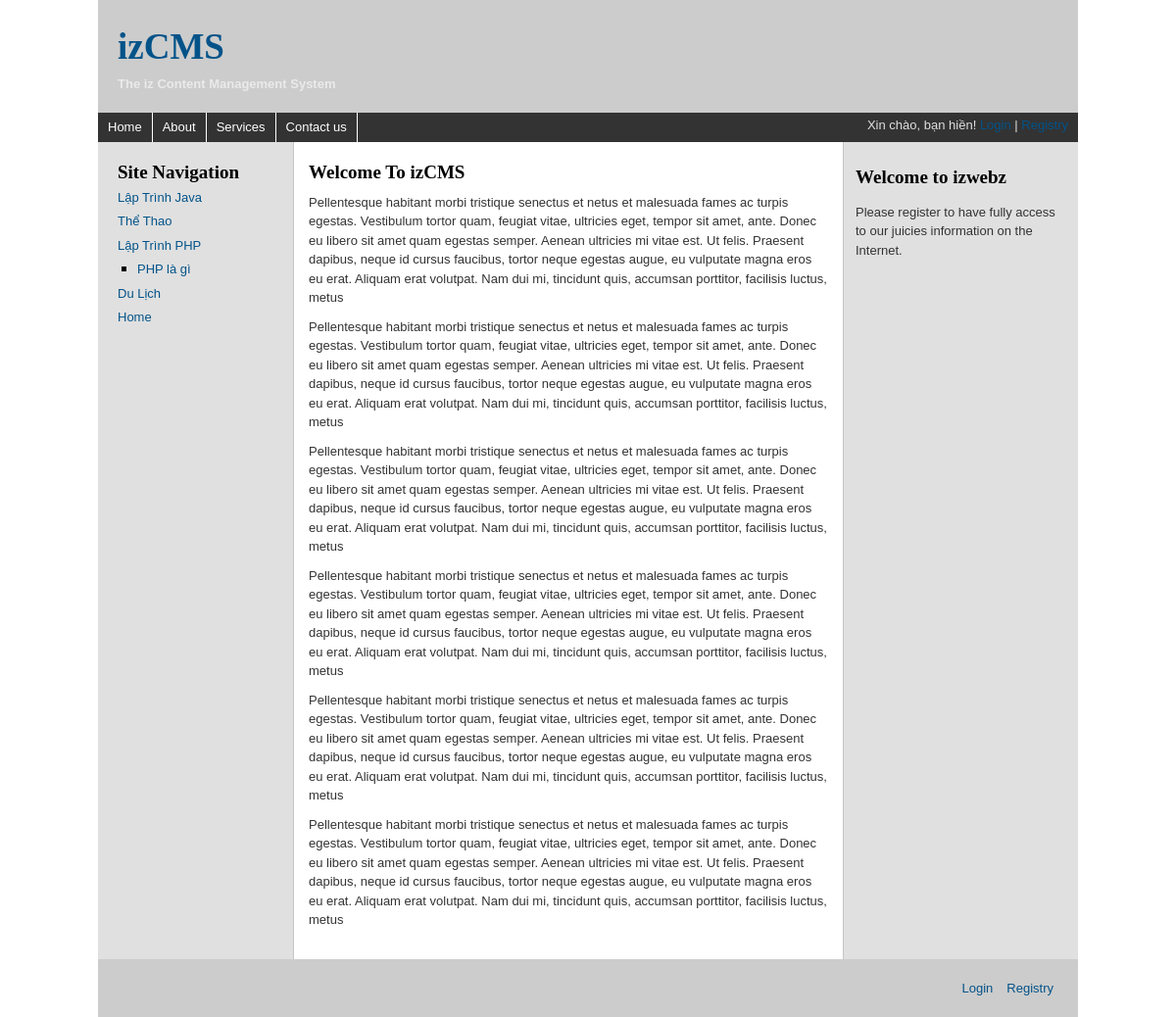
The page / on the database its author committed.
### tables this page shows
CREATE TABLE IF NOT EXISTS `categories` (
  `cate_id` int(11) NOT NULL,
  `user_id` int(11) NOT NULL,
  `cate_name` varchar(100) NOT NULL,
  `position` tinyint(4) NOT NULL
);

CREATE TABLE IF NOT EXISTS `pages` (
  `page_id` int(11) NOT NULL,
  `user_id` int(11) NOT NULL,
  `cate_id` int(11) NOT NULL,
  `page_name` varchar(150) NOT NULL,
  `content` text NOT NULL,
  `position` tinyint(4) NOT NULL,
  `post_on` datetime NOT NULL
);

### includes/sidebar-a.php (the view, shortened to what this page needs)
<div id="content-container">
    <div id="section-navigation">
        <h2>Site Navigation</h2>
		<ul class="navi">
            <?PHP
                if(isset($_GET['cid']) && filter_var($_GET['cid'], FILTER_VALIDATE_INT, array("min-range" >= 1))) {
                    $cid = $_GET['cid'];
                } else {
                    $cid = NULL;
                }
                if(isset($_GET['pid']) && filter_var($_GET['pid'], FILTER_VALIDATE_INT, array("min-range" >= 1))) {
                    $pid = $_GET['pid'];
                } else {
                    $pid = NULL;
                }
                $q = "select cate_name, cate_id from categories order by position asc";
                $r = mysqli_query($connection, $q);
                while($cate = mysqli_fetch_array($r, MYSQL_ASSOC)) {
                    echo "<li><a href='index.php?cid={$cate['cate_id']}'";
                        if($cate['cate_id'] == $cid) {
                            echo " class='selected'";
                        }
                    echo ">{$cate['cate_name']}</a>";
                    $sql = "select page_name, page_id from pages where cate_id={$cate['cate_id']} order by position asc";
                    $rs = mysqli_query($connection, $sql);
                    if(mysqli_num_rows($rs) > 0) {
                        echo "<ul class='pages'>";
                        while($page = mysqli_fetch_array($rs, MYSQLI_ASSOC)) {
                            echo "<li><a href='single.php?pid={$page['page_id']}' ";
                                if($page['page_id'] == $pid) {
                                    echo "class='selected'";
                                }
                            echo ">{$page['page_name']}</a></li>";
                        }
                        echo "</ul>";
                    }
                    echo "</li>";
                }
            ?>
			<li><a href="/cms/">Home</a></li>
		</ul>
</div>

### css/style.css (style rules this page uses)
* { margin: 0; padding: 0 }
p, label, a { color: #333333; line-height: 1.5; font-size: 13px; font-family:'lucida grande',tahoma,verdana,arial,sans-serif； }
ul { list-style: none; }
a { color: #035389; text-decoration: none; }
h2 a, h2 { margin: 0; font-size: 19px; font-family: museo, georgia, san-serif; }
#content-container { float: left;width: 1000px;background: #fff url(images/layout-three-fixed-background.gif) repeat-y 100% 0; }
#section-navigation { float: left;width: 160px;padding: 20px 0;margin: 0 20px;display: inline; }
#section-navigation ul li { margin: 5px 0px;padding: 0; }
.pages { list-style: square; margin: 0 0 0 20px; }

### rows shown on the page
categories: cate_name "Lập Trình Java"
categories: cate_name "Thể Thao"
categories: cate_name "Lập Trình PHP"
pages: page_name "PHP là gì"
categories: cate_name "Du Lịch"
